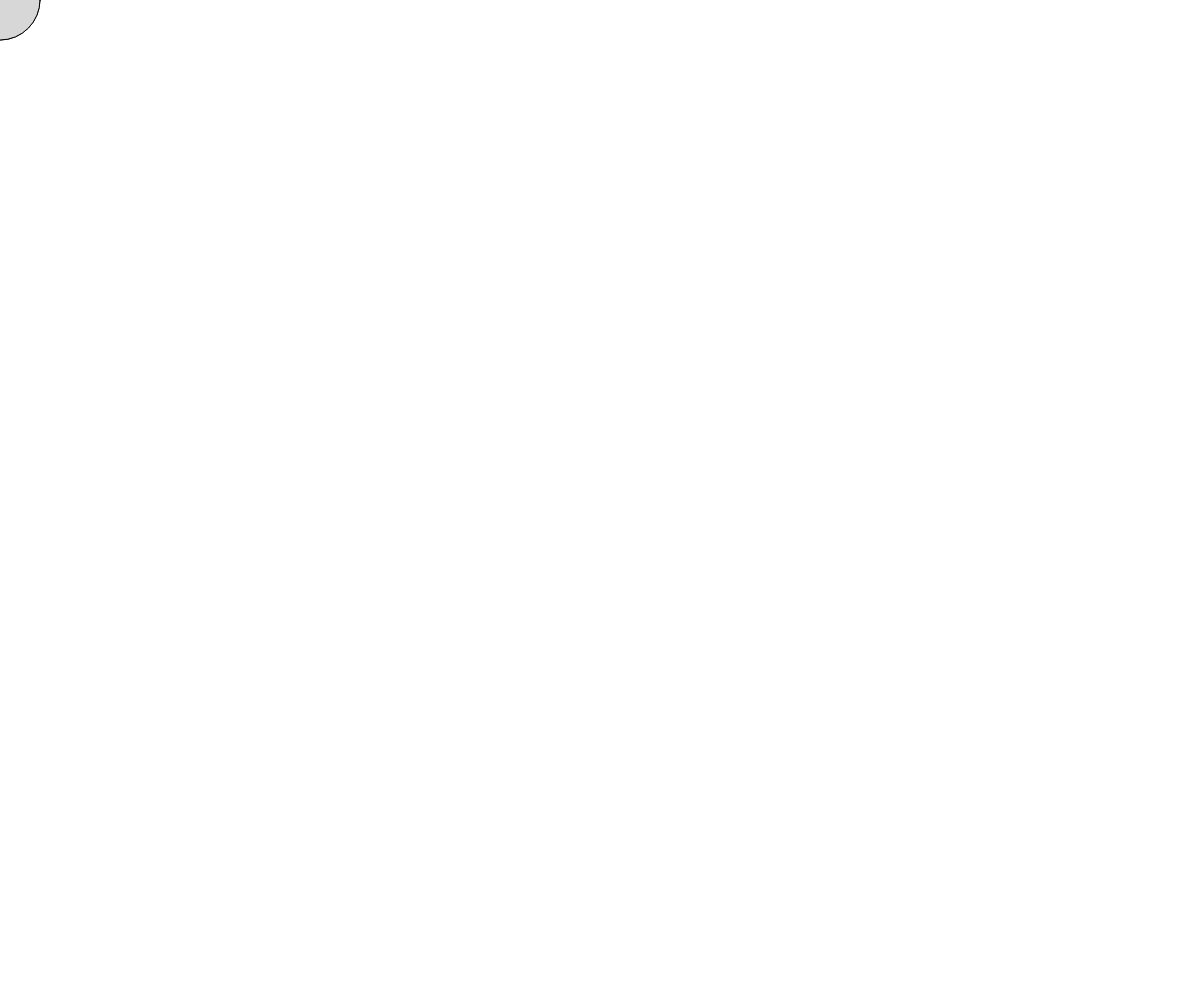
Frame 1 (no input)
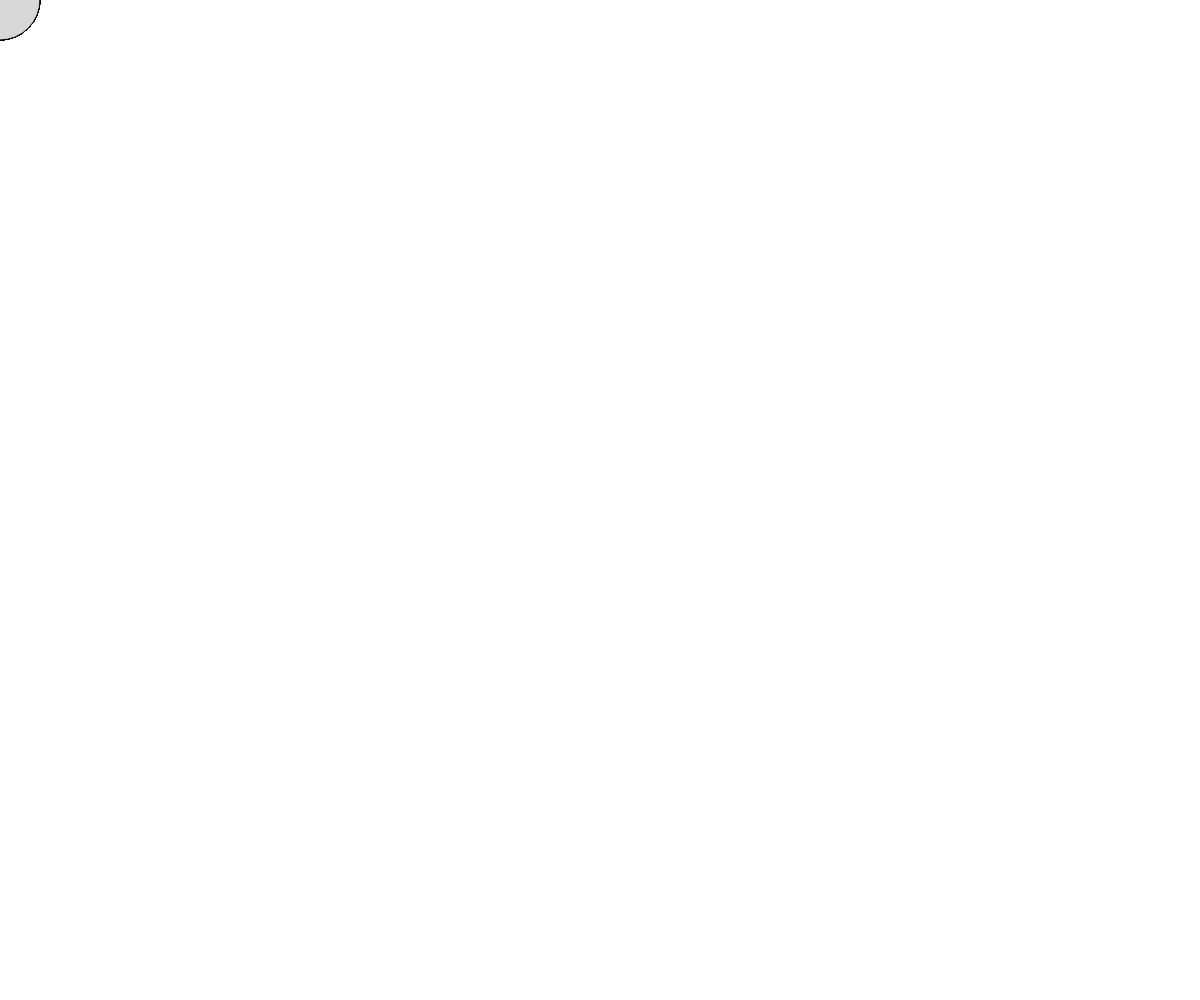
Frame 60 (no input)
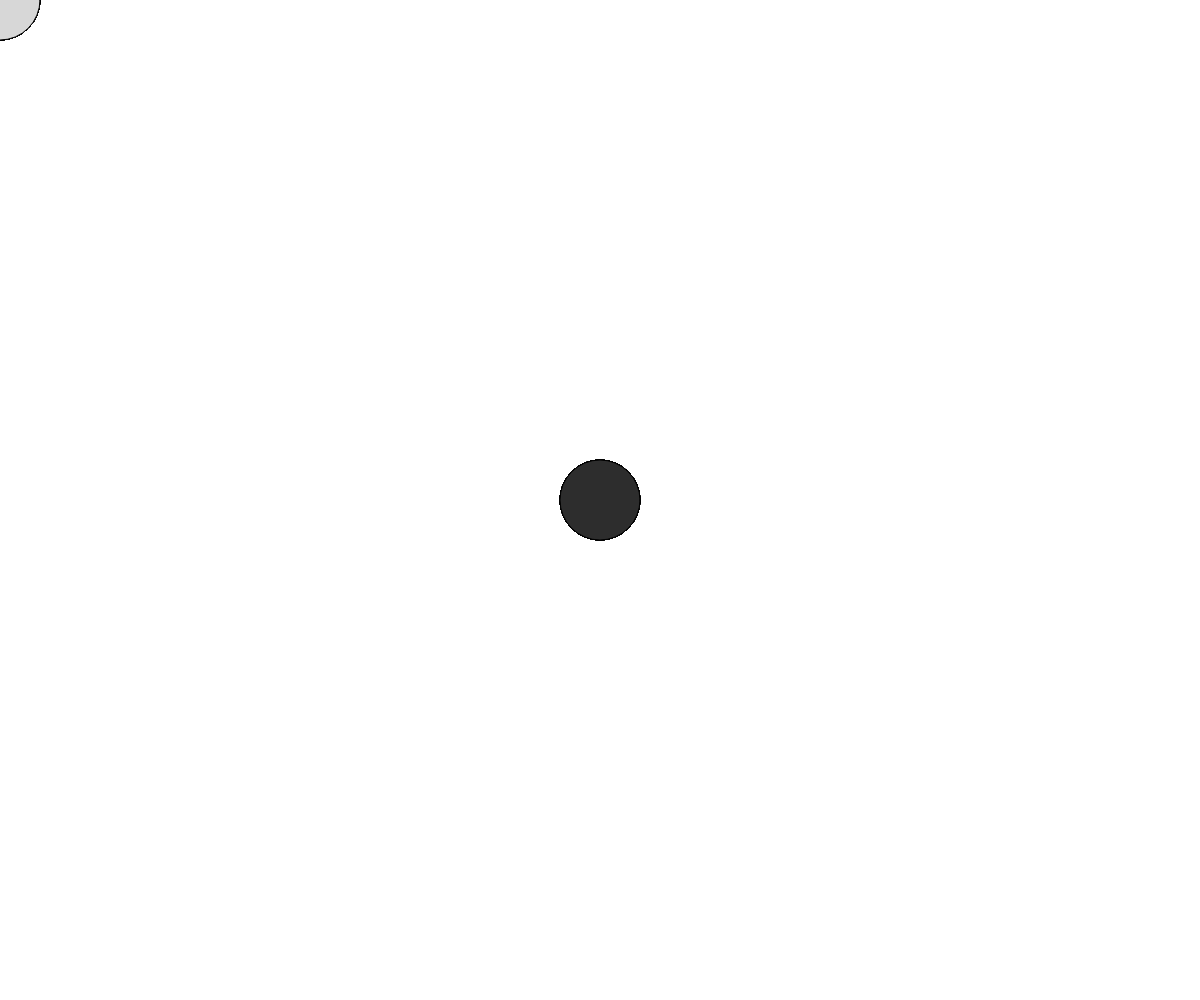
Frame 120 (the mouse pressed at the canvas centre since frame 60)

The p5.js sketch that drew these frames (run headless with seeded random() and noise() and a simulated clock; from frame 60 on, the mouse is pressed at the canvas centre):

// p5.js sketch
// ── sketch.js
/* eslint-disable no-undef, no-unused-vars */

function setup() {
  createCanvas(windowWidth, windowHeight);
  // Put setup code here
}

function draw() {
  // Put drawings here
  if (mouseIsPressed) {
    fill(45);
  } else {
    fill(215);
  }
  ellipse(mouseX, mouseY, 80, 80);
  ellipse(mouseX, mouseY, 80, 80);
}

// This Redraws the Canvas when resized
windowResized = function () {
  resizeCanvas(windowWidth, windowHeight);
};
